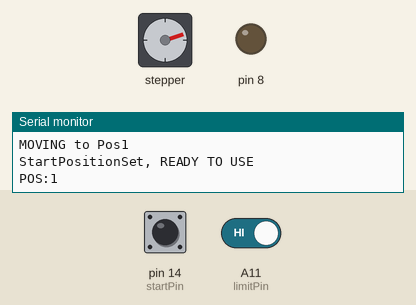
This sketch was run on a simulated Arduino Mega 2560, built with avr-gcc and run on an emulated ATmega2560. Parts: stepper motor, output pins drawn as LEDs (lit = HIGH), the last lines printed to the serial monitor. The inputs (shaded band) are chosen by the test bench; at power-on: pin 14 (startPin) HIGH, A11 (limitPin) HIGH. Stepper angles assume 1000 steps per turn.

Above: at 14.2 s.
14.3 s: pin 14 (startPin) pulled LOW for 0.15 s
At 15.66 s:
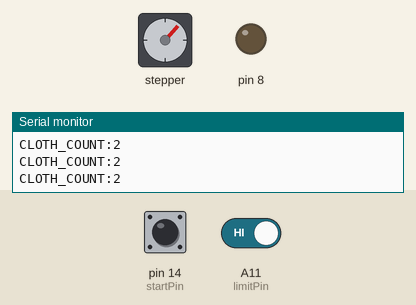
At 16.66 s:
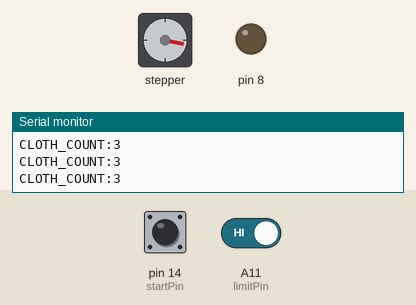
17.4 s: pin 14 (startPin) pulled LOW for 1 s
At 18.78 s:
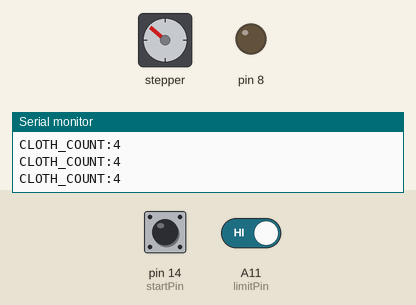
21.4 s: pin 14 (startPin) pulsed LOW 2 times (0.12 s each, 0.3 s apart)
25.0 s: pin 14 (startPin) pulled LOW for 1 s
29.0 s: pin 14 (startPin) pulsed LOW 5 times (0.12 s each, 0.3 s apart)
Timing chart, 0 to 34.5 s (numbered marks = the images above; inputs shaded):
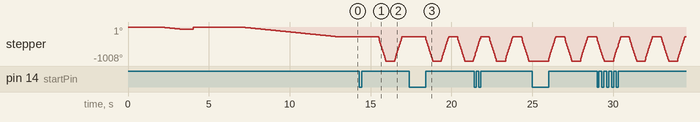

The sketch:

TESTCASE_FEB2_SUccess.ino
```cpp
#include<MobaTools.h>
const byte stepPin =18;
const byte dirPin =17;

#define limitPin A11
#define startPin 14

const int stepsperRev = 1000;


long  nextPos;
const long targetPos =2800;

int count = 0;
int limit_count =0;

bool limswitch =0;

int hOme =0;
int pos =0;
int sTart =0;

int cloth_count = 0;

MoToStepper stepper1(stepsperRev, STEPDIR);
MoToTimer stepperPause;

bool stepperRunning;

void setup() {
  Serial.begin(9600);
  stepper1.attach(stepPin,dirPin);
  stepper1.setRampLen(100);

  pinMode(8,OUTPUT);

  pinMode(limitPin, INPUT_PULLUP);
  pinMode(startPin, INPUT_PULLUP);
  homing();
  set_pos();
  stepperRunning = true;
}

void loop() {
    while(digitalRead(startPin)==LOW)
    {sTart =1;}


    if((hOme ==2)&& (limit_count>1)&&(count ==0)&&(pos=1)&& (sTart ==1))
  {
    stepper1.setSpeed(2500);
    motor();
    Serial.print("CLOTH_COUNT:");Serial.println(cloth_count);
  }
}

void homing() {
  stepper1.setSpeed(1500);
  while(digitalRead(limitPin) != HIGH && limit_count==0) { stepper1.rotate(1);Serial.print(limswitch);Serial.println("Finding END");}

  if(digitalRead(limitPin) == HIGH && limit_count ==0) {stepper1.stop();Serial.println("END POSITION");limit_count+=1;limswitch=HIGH;hOme =1;}
  stepper1.setZero();
  delay(2000);
  stepper1.setSpeed(80);stepper1.moveTo(-200);
  limswitch =LOW;
  delay(2000);
  while(digitalRead(limitPin) != HIGH && limit_count==1) { stepper1.rotate(1);Serial.print(limswitch);Serial.println("Finding END2");}
  if(digitalRead(limitPin) == HIGH && limit_count ==1) {stepper1.stop();Serial.println("END POSITION2");limit_count+=1;limswitch=HIGH;hOme =2;}
  Serial.print("limit_count:");Serial.println(limit_count);
  Serial.print("limswitch:");Serial.println(limswitch);
  Serial.print("hOme:");Serial.println(hOme);
  Serial.print("POS:");Serial.println(pos);
  stepper1.setZero();
  delay(2000);
  }

void set_pos() {

  while(hOme ==2 && limit_count >1 && limswitch ==HIGH && pos ==0) {

    delay(1000);

    stepper1.moveTo(-800);

    while(stepper1.moving()){Serial.println("MOVING to Pos1");}

    pos =1;
    Serial.println("StartPositionSet, READY TO USE");
    }
    Serial.print("POS:");Serial.println(pos);
}


void motor() {

  if ( stepperRunning ) {
    // Wait till stepper has reached target, then set pause time
    if ( !stepper1.moving() ) {
      // stepper has reached target, start pause
      stepperPause.setTime( 500 );
      stepperRunning = false;
    }
  } else {
    // stepper doesn't move, wait till stepperPause time expires
    if ( stepperPause.expired() ) {
      // stepperPause time expired. Start stepper in opposite direction
      if ( nextPos == 800 ) {
        nextPos = targetPos;
      } else {
        nextPos = 800;
      }
      stepper1.moveTo(-nextPos );
      cloth_count = cloth_count+1;
      stepperRunning = true;
    }
  }
}
```

Measured:
- after the input at 14.3 s, stepper: turns 720° counter-clockwise in 0.44 s, then 720° clockwise in 0.48 s
